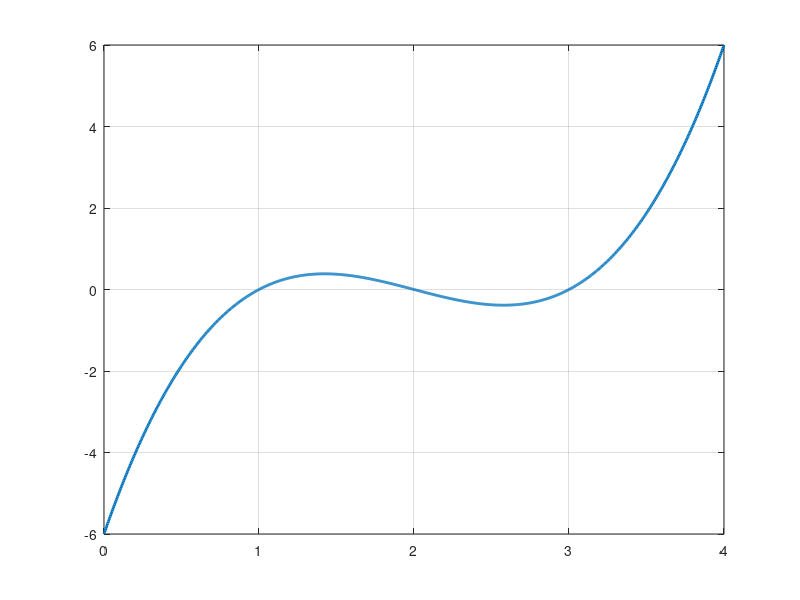

MATLAB code for this plot: (Note: this script raises an error after producing the figure.)
clc; clear; close all;

% Example function (Same as lecture and AI)
f = @(x) x.^3 - 6*x.^2 + 11*x - 6;

% Search interval
xmin = 0;
xmax = 4;
N = 100; %Subintervals

% Find brackets
x = linspace(xmin,xmax,N+1);
y = f(x);

brackets = [];

for k = 1:N
    % Exact root found at grid point
    if abs(y(k)) < 1e-12
        brackets = [brackets; x(k) x(k)];
    % Sign change => bracket exists
    elseif y(k)*y(k+1) < 0
        brackets = [brackets; x(k) x(k+1)];
    end
end
% Display brackets
fprintf('Brackets found:\n');

if isempty(brackets)
    fprintf('No brackets detected.\n');
else
    disp(brackets)
end

% Ploting the function
figure;
xfine = linspace(xmin,xmax,1000);
plot(xfine,f(xfine),'LineWidth',2)
hold on, grid on
yline(0,'k--')
xlabel('x')
ylabel('f(x)')
title('Brackets - Sign Change')
% Mark brackets
for k = 1:size(brackets,1)

    a = brackets(k,1);
    b = brackets(k,2);

    xline(a,'r--','LineWidth',1.5)

    if a ~= b
        xline(b,'g--','LineWidth',1.5)
    end

end
